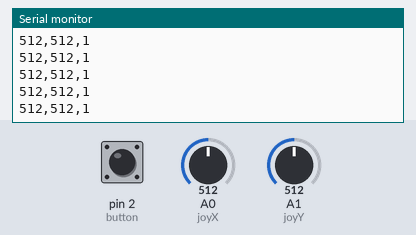
Recording of a sketch running on a simulated Arduino Uno, built with avr-gcc and run on an emulated ATmega328P. Parts: the last lines printed to the serial monitor. Inputs (shaded band) come from the test bench; at power-on: A0 (joyX) = 512, A1 (joyY) = 512, pin 2 (button) HIGH.

Above: at 1.2 s.
1.3 s: A0 (joyX) set to 716
At 1.31 s:
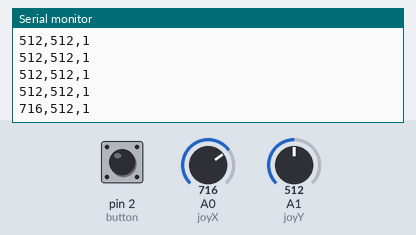
2.8 s: A1 (joyY) set to 716
At 2.82 s:
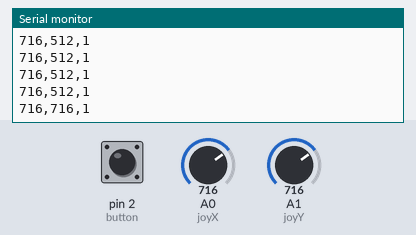
4.3 s: pin 2 (button) pulled LOW for 0.15 s
At 4.33 s:
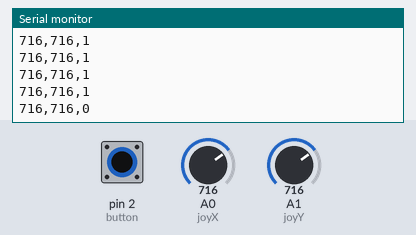
5.9 s: A0 (joyX) set to 900
At 5.94 s:
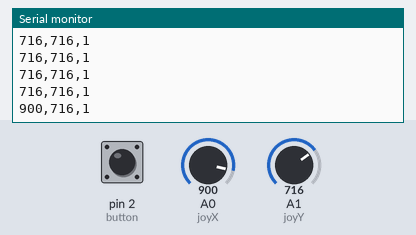
7.4 s: pin 2 (button) pulled LOW for 1 s
At 7.45 s:
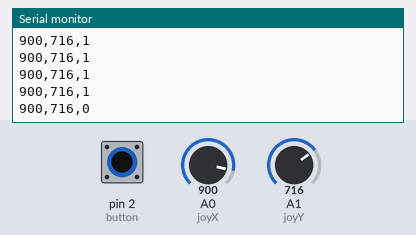
9.9 s: A1 (joyY) set to 0
At 9.97 s:
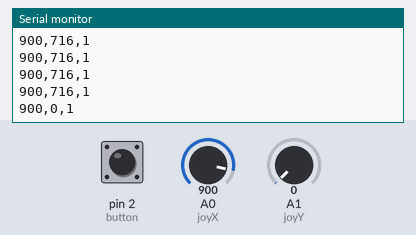
Timing chart, 0 to 12.9 s (numbered marks = the images above; inputs shaded):
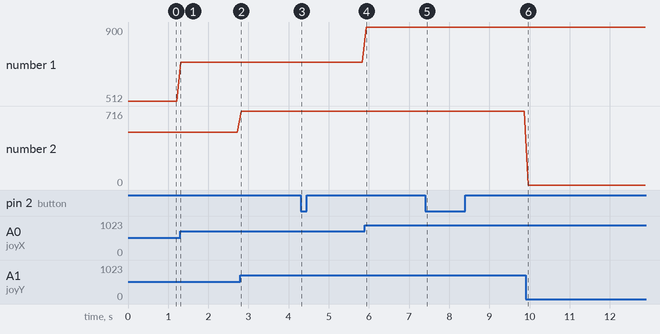

The sketch:

joystick_positon_getter.ino
```cpp
const int joyX = A0;
const int joyY = A1;
const int button = 2;

void setup() {
  Serial.begin(9600);
  pinMode(button, INPUT_PULLUP);
}

void loop() {
  int xValue = analogRead(joyX);
  int yValue = analogRead(joyY);
  int buttonState = digitalRead(button);

  Serial.print(xValue);
  Serial.print(",");
  Serial.print(yValue);
  Serial.print(",");
  Serial.println(buttonState);

  delay(100);
}
```

Measured:
- after the input at 1.3 s, the serial monitor: prints a new line at once (image 1)
- after the input at 2.8 s, the serial monitor: prints a new line at once (image 2)
- after the input at 4.3 s, the serial monitor: prints a new line at once (image 3)
- after the input at 5.9 s, the serial monitor: prints a new line at once (image 4)
- after the input at 7.4 s, the serial monitor: prints a new line after 0.05 s (image 5)
- after the input at 9.9 s, the serial monitor: prints a new line after 0.06 s (image 6)
- plotted number 1: 512 → 716 after the input at 1.3 s, 716 → 900 after the input at 5.9 s
